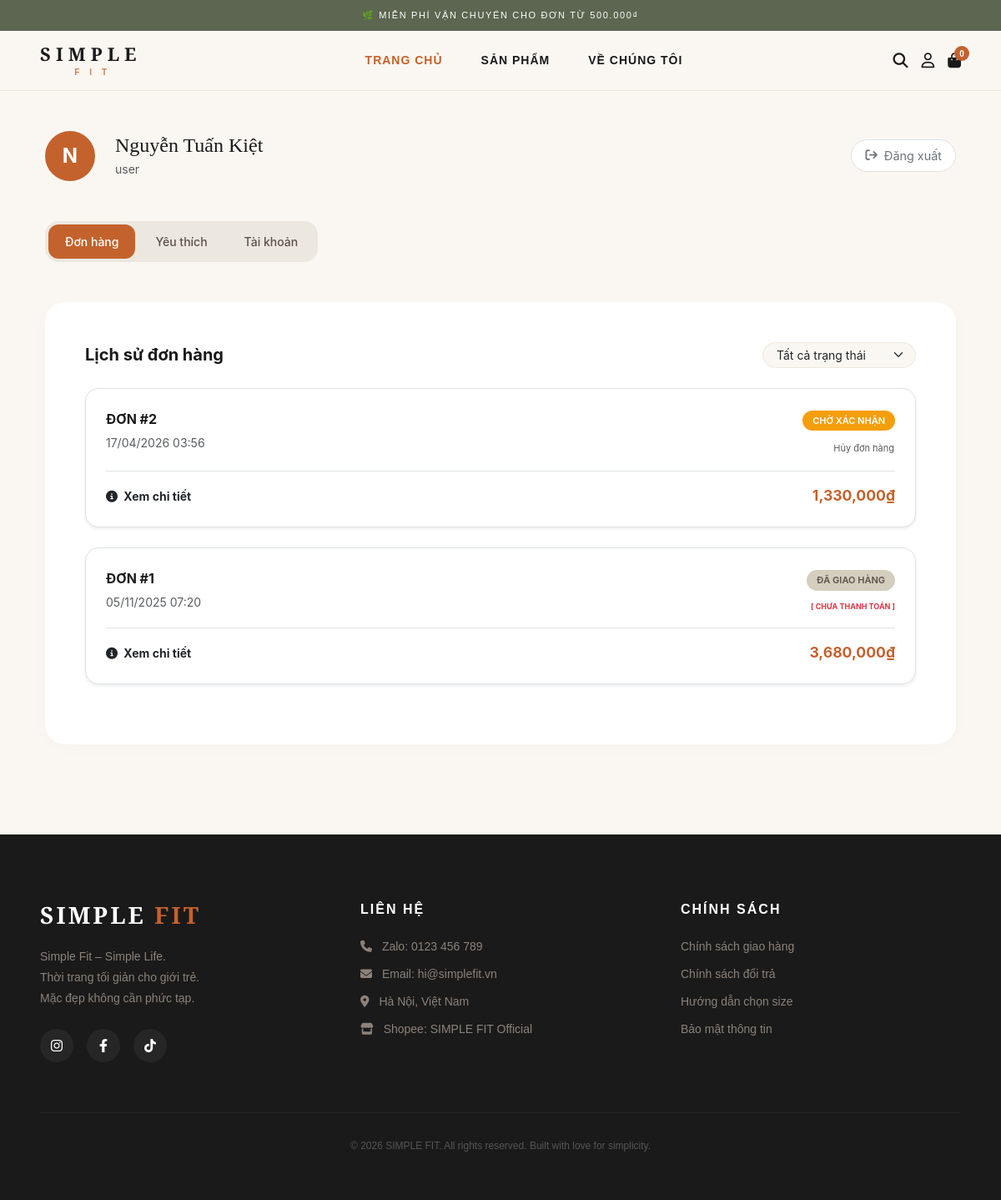
The page /profile.php (signed in) on the database its author committed.
### tables this page shows
CREATE TABLE `nguoidung` (
  `maND` bigint NOT NULL,
  `tenDangNhap` varchar(50) NOT NULL,
  `matKhau` varchar(255) NOT NULL,
  `ten` varchar(100) DEFAULT NULL,
  `ngaySinh` date DEFAULT NULL,
  `gioiTinh` varchar(10) DEFAULT NULL,
  `diaChi` varchar(255) DEFAULT NULL,
  `soDienThoai` varchar(20) DEFAULT NULL,
  `ngayTao` timestamp NOT NULL DEFAULT CURRENT_TIMESTAMP,
  `vaiTro` varchar(20) DEFAULT 'USER',
  `trangThai` varchar(20) DEFAULT 'ACTIVE'
);

CREATE TABLE `donhang` (
  `maDH` bigint NOT NULL,
  `maKH` bigint DEFAULT NULL,
  `maNV` bigint DEFAULT NULL,
  `hoTen` varchar(100) DEFAULT NULL,
  `email` varchar(100) DEFAULT NULL,
  `soDienThoai` varchar(20) DEFAULT NULL,
  `diaChi` varchar(255) DEFAULT NULL,
  `tongTien` decimal(15,2) DEFAULT NULL,
  `phiShip` decimal(15,2) DEFAULT '0.00',
  `phuongThucThanhToan` varchar(50) DEFAULT NULL,
  `trangThai` varchar(50) DEFAULT 'Chờ xác nhận',
  `ngayTao` timestamp NOT NULL DEFAULT CURRENT_TIMESTAMP,
  `minhChungThanhToan` varchar(255) DEFAULT NULL,
  `maGiamGia` varchar(50) DEFAULT NULL,
  `soTienGiam` int DEFAULT '0'
);

### profile.php (the view, shortened to what this page needs)
<?php
require_once 'includes/db.php';
function getStatusClass($status) {
    $map = [
        'Chờ xác nhận'   => 'status-cho_xac_nhan',
        'Đang giao hàng' => 'status-dang_giao_hang',
        'Đã giao'        => 'status-da_giao',
        'Hoàn tất'       => 'status-hoan_tat',
        'Đã hủy'         => 'status-da_huy',
        'Chờ kiểm tra hoàn tiền'  => 'status-cho_hoan_tien',
        'Đã hoàn tiền'    => 'status-da_hoan_tien'
    ];
    return $map[$status] ?? 'status-default';
}
$user_id = $_SESSION['user']['id'];
$tab = isset($_GET['tab']) ? $_GET['tab'] : 'orders';
$user_res = mysqli_query($conn, "SELECT * FROM NguoiDung WHERE maND = '$user_id'");
$user = mysqli_fetch_assoc($user_res);
include 'includes/header.php';
?>
<link rel="stylesheet" href="assets/css/auth-account.css">
<main class="account-page-wrapper py-5">
    <div class="container max-w-4xl mx-auto px-4 lg:px-5">
        <div class="d-flex align-items-center justify-content-between mb-5">
            <div class="d-flex align-items-center gap-4">
                <div class="avatar-circle-large" style="background-color: #C4622D;">
                    <?php echo strtoupper(substr($user['ten'] ?? 'U', 0, 1)); ?>
                </div>
                <div>
                    <h1 class="h4 fw-light mb-1" style="font-family: 'Cormorant Garamond', serif;">
                        <?php echo htmlspecialchars($user['ten']); ?>
                    </h1>
                    <p class="text-muted small mb-0"><?php echo htmlspecialchars($user['tenDangNhap']); ?></p>
                </div>
            </div>
            <a href="controll/logout.php" class="btn-logout-minimal">
                <i class="fa-solid fa-arrow-right-from-bracket me-2"></i> Đăng xuất
            </a>
        </div>
        <div class="account-tabs-nav mb-5">
            <a href="profile.php?tab=orders" class="tab-item <?php echo $tab == 'orders' ? 'active' : ''; ?>">Đơn hàng</a>
            <a href="profile.php?tab=wishlist" class="tab-item <?php echo $tab == 'wishlist' ? 'active' : ''; ?>">Yêu thích</a>
            <a href="profile.php?tab=profile" class="tab-item <?php echo $tab == 'profile' ? 'active' : ''; ?>">Tài khoản</a>
        </div>
        <div class="account-content-card p-4 p-md-5">
            <?php if ($tab == 'orders'): ?>
                <div class="order-history">
                    <div class="mb-4 d-flex justify-content-between align-items-center">
                        <h5 class="fw-bold mb-0">Lịch sử đơn hàng</h5>
                        <form method="GET">
                            <select name="status" class="form-select form-select-sm rounded-pill px-3" onchange="this.form.submit()" style="background-color: #FAF7F2; border: 1px solid #EDE8DF; min-width: 160px;">
                                <option value="">Tất cả trạng thái</option>
                            </select>
                        </form>
                    </div>
                    <?php
                    $f_status = isset($_GET['status']) ? mysqli_real_escape_string($conn, $_GET['status']) : '';
                    $where_status = ($f_status != '') ? " AND trangThai = '$f_status' " : "";
                    $sql_orders = "SELECT *, ROW_NUMBER() OVER (ORDER BY ngayTao ASC) as order_number
                                   FROM DonHang
                                   WHERE maKH = (SELECT maKH FROM KhachHang WHERE maND = '$user_id')
                                   $where_status ORDER BY ngayTao DESC";
                    $res_orders = mysqli_query($conn, $sql_orders);
                    if (mysqli_num_rows($res_orders) > 0):
                        while ($order = mysqli_fetch_assoc($res_orders)):
                            $st = $order['trangThai'];
                    ?>
                        <div class="mb-4 p-4 border rounded-4 shadow-sm" style="background-color: #ffffff;">
                            <div class="d-flex justify-content-between align-items-start">
                                <div>
                                    <span class="fw-bold d-block mb-1">ĐƠN #<?php echo $order['order_number']; ?></span>
                                    <span class="text-muted small"><?php echo date('d/m/Y H:i', strtotime($order['ngayTao'])); ?></span>
                                </div>
                                <div class="text-end">
                                    <span class="badge-status <?php echo getStatusClass($st); ?>">
                                        <?php echo $st; ?>
                                    </span>
                                    <div class="mt-1">
                                        <?php
                                        if ($order['phuongThucThanhToan'] == 'COD' && !in_array($st, ['Hoàn tất', 'Đã hủy', 'Đã giao'])): ?>
                                            <small class="text-danger fw-bold" style="font-size: 9px;">[ CHƯA THANH TOÁN ]</small>
                                        <?php
                                        elseif ($order['phuongThucThanhToan'] == 'QR' && $st == 'Chờ xác nhận' && !empty($order['minhChungThanhToan'])): ?>
                                            <small class="text-primary fw-bold" style="font-size: 9px;">[ ĐANG KIỂM TRA ]</small>
                                        <?php
                                        elseif ($order['phuongThucThanhToan'] == 'QR' && $st == 'Chưa thanh toán'): ?>
                                            <small class="text-danger fw-bold" style="font-size: 9px;">[ CHƯA THANH TOÁN ]</small>
                                        <?php endif; ?>
                                    </div>
                                    <?php if($st == 'Chờ xác nhận' || $st == 'Chưa thanh toán'): ?>
                                        <form method="POST" class="mt-2" onsubmit="return confirm('Bạn có chắc muốn hủy đơn hàng này?');">
                                            <button type="submit" class="btn btn-link text-muted p-0 small text-decoration-none" style="font-size: 11px;">Hủy đơn hàng</button>
                                        </form>
                                    <?php endif; ?>
                                </div>
                            </div>
                            <div class="mt-3 pt-3 border-top d-flex justify-content-between align-items-center">
                                <a href="order-detail.php?id=<?php echo $order['maDH']; ?>" class="text-dark small fw-bold text-decoration-none">
                                    <i class="fa-solid fa-circle-info me-1"></i> Xem chi tiết
                                </a>
                                <span class="fw-bold" style="font-size: 1.1rem; color: #C4622D;"><?php echo number_format($order['tongTien']); ?>₫</span>
                            </div>
                        </div>
                    <?php endwhile; endif; ?>
                </div>
            <?php endif; ?>
        </div>
    </div>
</main>
<?php include 'includes/footer.php'; ?>

### assets/css/base.css (style rules this page uses)
:root { --mau-bg: #FAF7F2; --mau-gold: #C4622D; --mau-text: #1A1A1A; }
body { font-family: 'Inter', sans-serif; background-color: var(--mau-bg); color: var(--mau-text); }
a { text-decoration: none !important; color: inherit; }

### assets/css/home.css (style rules this page uses)
:root { --mau-bg: #FAF7F2; --mau-gold: #C4622D; --mau-text: #1A1A1A; }

### assets/css/admin.css (style rules this page uses)
:root { --admin-bg: #FAF7F2; --admin-card: #EDE8DF; --admin-primary: #C4622D; --admin-text: #1A1A1A; --admin-muted: #8C8279; --admin-border: #D4CEBE; }
.badge-status { border-radius: 50px; padding: 5px 14px; font-size: 10px; font-weight: 700; text-transform: uppercase; color: white; border: none; display: inline-block; }
.status-cho_xac_nhan { background-color: #F59E0B; }
.status-default { background-color: #D4CEBE !important; color: #5C5049 !important; }
.btn-logout-minimal { color: #6c757d; text-decoration: none; font-size: 0.85rem; padding: 10px 24px; border-radius: 50px; border: 1px solid var(--admin-border); background-color: white; transition: 0.3s; display: inline-flex; align-items: center; }

### assets/css/auth-account.css (style rules this page uses)
.account-page-wrapper { background-color: #FAF7F2; min-height: 100vh; }
.badge-status { border-radius: 50px; padding: 4px 12px; font-size: 11px; font-weight: 600; text-transform: uppercase; display: inline-block; text-align: center; }
.avatar-circle-large { width: 60px; height: 60px; background-color: #D4CEBE; color: #fff; display: flex; align-items: center; justify-content: center; border-radius: 50%; font-size: 1.5rem; font-weight: bold; }
.btn-logout-minimal { color: #6c757d; text-decoration: none; font-size: 0.9rem; transition: 0.3s; padding: 8px 16px; border-radius: 50px; border: 1px solid #dee2e6; background-color: #fff; }
.account-tabs-nav { display: inline-flex; background-color: #EDE8DF; padding: 4px; border-radius: 16px; gap: 4px; }
.tab-item { padding: 10px 20px; border-radius: 12px; font-size: 14px; font-weight: 500; color: #5C5049; text-decoration: none; transition: 0.2s; }
.tab-item.active { background-color: #C4622D; color: white !important; }
.account-content-card { background-color: #ffffff; border-radius: 24px; box-shadow: 0 4px 20px rgba(0, 0, 0, 0.02); }

### profile.php (style rules this page uses)
.status-cho_xac_nhan { background-color: #F59E0B !important; color: white; }

### rows shown on the page
nguoidung: ten "N", ten "Nguyễn Tuấn Kiệt", tenDangNhap "user"
donhang: order_number "2", ngayTao "17/04/2026 03:56", trangThai "CHỜ XÁC NHẬN", tongTien "1,330,000"
donhang: order_number "1", ngayTao "05/11/2025 07:20", trangThai "ĐÃ GIAO HÀNG", phuongThucThanhToan "[ CHƯA THANH TOÁN ]", tongTien "3,680,000"
